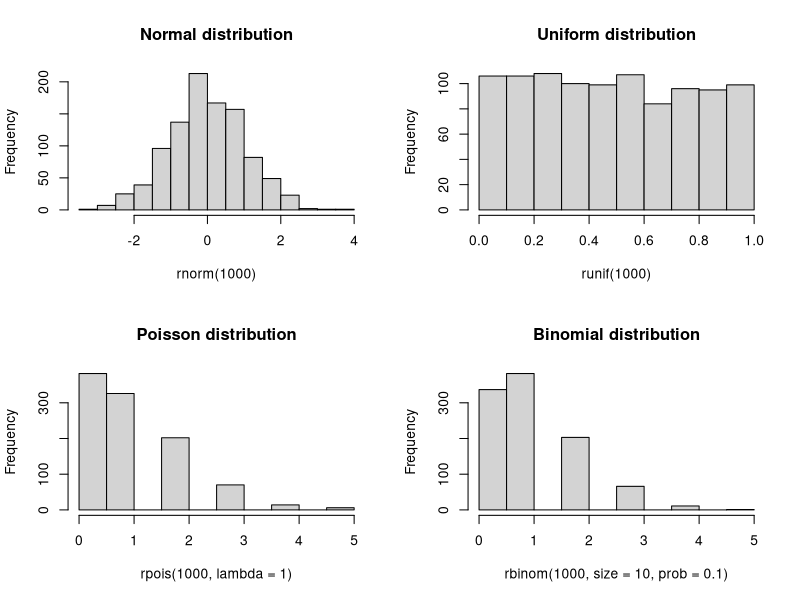
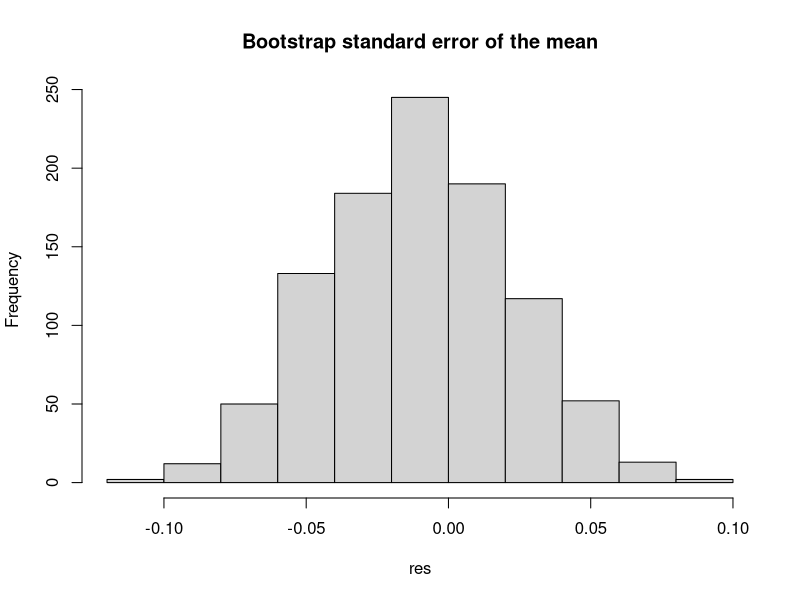

Source code (R) for these figures, in order:
## ---- chunk 1
#| label: assignment
#| collapse: true
x <- 1
x = 1
## ---- chunk 2
#| label: using-functions
#| collapse: true
x <- c(1, 2, 3) # The c() function creates a vector
mean(x)
## ---- chunk 3
#| label: using-functions-pipe
#| collapse: true
c(1, 2, 3) |> mean()
## ---- chunk 4
#| label: data-structures
x_logical   <- TRUE
x_integer   <- 1L
x_double    <- 1.0
x_character <- "a"
x_complex   <- 1i
x_raw       <- charToRaw("a")
## ---- chunk 5
#| label: data-structures-vectors
x_integer <- c(1, 2, 3)
x_double  <- c(1.0, 2.0, 3.0)
x_logical <- c(TRUE, FALSE, TRUE)
# etc.
## ---- chunk 6
#| label: data-structures-lists
x_list       <- list(1, 2.0, TRUE, "a")
x_list_named <- list(a = 1, b = 2.0, c = TRUE, d = "a")
## ---- chunk 7
#| label: data-structures-lists-access
#| collapse: true
x_list[[1]]
x_list_named[["a"]]
x_list_named$a
## ---- chunk 8
#| label: data-structures-matrices
#| collapse: true
x_matrix <- matrix(1:9, nrow = 3, ncol = 3)
x_matrix

# We can access elements in a matrix by row column, or position:
x_matrix[1, 2]
x_matrix[cbind(1, 2)]
x_matrix[4]
## ---- chunk 9
#| label: data-structures-arrays
#| collapse: true
x_array <- array(1:27, dim = c(3, 3, 3))

# We can access elements in an array by row, column, and dimension, or
# position:
x_array[1, 2, 3]
x_array[cbind(1, 2, 3)]
x_array[22]
## ---- chunk 10
#| label: data-structures-data-frames
#| collapse: true
x_data_frame <- data.frame(
  a = 1:3,
  b = c("a", "b", "c"),
  c = c(TRUE, FALSE, TRUE)
)

# We can access elements in a data frame by row, column, or position:
x_data_frame[1, 2]
x_data_frame[cbind(1, 2)]
x_data_frame$b[1]    # Like a list
x_data_frame[[2]][1] # Like a list too
## ---- chunk 11
#| label: functions
#| collapse: true
# This function has two arguments (y is optional)
f <- function(x, y = 1) {
  x + 1
}

f(1)
## ---- chunk 12
#| label: functions-lambda
#| collapse: true
f <- \(x, y) x + 1

f(1)
## ---- chunk 13
#| label: control-flow
#| collapse: true
# if
if (TRUE) {
  "a"
} else {
  "b"
}

# for
for (i in 1:3) {
  cat("This is the number ", i, "\n")
}

# while
i <- 1
while (i <= 3) {
  cat("This is the number ", i, "\n")
  i <- i + 1
}

# repeat
i <- 1
repeat {
  cat("This is the number ", i, "\n")
  i <- i + 1
  if (i > 3) {
    break
  }
}
## ---- chunk 14
#| label: probability-distributions
#| collapse: true
dnorm(0, mean = 0, sd = 1)
pnorm(0, mean = 0, sd = 1)
qnorm(0.5, mean = 0, sd = 1)
## ---- chunk 15
#| label: probability-distributions-pnorm
#| collapse: true
pnorm(-2, mean = 0, sd = 1)
## ---- chunk 16
#| label: random-number-generation
#| collapse: true
set.seed(1)

# Saving the current graphical parameters
op <- par(mfrow = c(2,2))
rnorm(1000) |> hist(main = "Normal distribution")
runif(1000) |> hist(main = "Uniform distribution")
rpois(1000, lambda = 1) |> hist(main = "Poisson distribution")
rbinom(1000, size = 10, prob = 0.1) |> hist(main = "Binomial distribution")
par(op)
## ---- chunk 17
#| label: simulations
#| collapse: true
set.seed(1)
x <- rnorm(1000)

# Bootstrap standard error of the mean
n <- length(x)
B <- 1000

# We will store the results in a vector
res <- numeric(B)

for (i in 1:B) {
  # Sample with replacement
  res[i] <- sample(x, size = n, replace = TRUE) |>
    mean()
}

# Plot the results
hist(res, main = "Bootstrap standard error of the mean")
